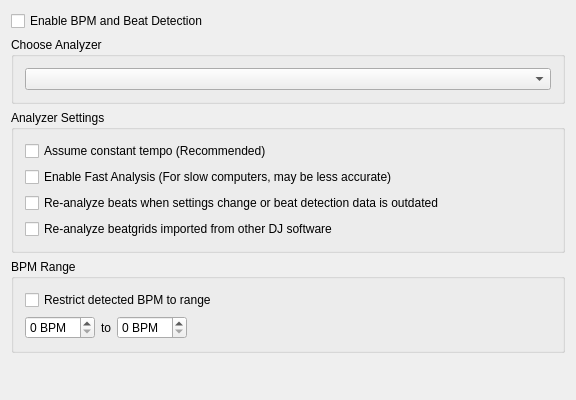
<?xml version="1.0" encoding="UTF-8"?>
<ui version="4.0">
 <class>DlgBeatsDlg</class>
 <widget class="QWidget" name="DlgBeatsDlg">
  <property name="geometry">
   <rect>
    <x>0</x>
    <y>0</y>
    <width>576</width>
    <height>400</height>
   </rect>
  </property>
  <property name="windowTitle">
   <string>Beat Detection Preferences</string>
  </property>
  <layout class="QGridLayout" name="gridLayout">
   <item row="0" column="0">
    <widget class="QCheckBox" name="checkBoxAnalyzerEnabled">
     <property name="toolTip">
      <string>When beat detection is enabled, Mixxx detects the beats per minute and beats of your tracks,
automatically shows a beat-grid for them, and allows you to synchronize tracks using their beat information.</string>
     </property>
     <property name="text">
      <string>Enable BPM and Beat Detection</string>
     </property>
    </widget>
   </item>
   <item row="5" column="0">
    <spacer name="verticalSpacer">
     <property name="orientation">
      <enum>Qt::Vertical</enum>
     </property>
     <property name="sizeHint" stdset="0">
      <size>
       <width>20</width>
       <height>40</height>
      </size>
     </property>
    </spacer>
   </item>
   <item row="3" column="0">
    <widget class="QGroupBox" name="groupBox_2">
     <property name="title">
      <string>Analyzer Settings</string>
     </property>
     <layout class="QVBoxLayout" name="verticalLayout">
      <item>
       <widget class="QCheckBox" name="checkBoxFixedTempo">
        <property name="toolTip">
         <string>Converts beats detected by the analyzer into a fixed-tempo beatgrid.
Use this setting if your tracks have a constant tempo (e.g. most electronic music).
Often results in higher quality beatgrids, but will not do well on tracks that have tempo shifts.</string>
        </property>
        <property name="text">
         <string>Assume constant tempo (Recommended)</string>
        </property>
       </widget>
      </item>
      <item>
       <widget class="QCheckBox" name="checkBoxFastAnalysis">
        <property name="toolTip">
         <string>Enable fast beat detection.
If activated Mixxx only analyzes the first minute of a track for beat information.
This can speed up beat detection on slower computers but may result in lower quality beatgrids.</string>
        </property>
        <property name="text">
         <string>Enable Fast Analysis (For slow computers, may be less accurate)</string>
        </property>
       </widget>
      </item>
      <item>
       <widget class="QCheckBox" name="checkBoxReanalyze">
        <property name="toolTip">
         <string>e.g. from 3rd-party programs or Mixxx versions before 1.11.
(Not checked: Analyze only, if no beats exist.)</string>
        </property>
        <property name="text">
         <string>Re-analyze beats when settings change or beat detection data is outdated</string>
        </property>
       </widget>
      </item>
      <item>
       <widget class="QCheckBox" name="checkBoxReanalyzeImported">
        <property name="text">
         <string>Re-analyze beatgrids imported from other DJ software</string>
        </property>
       </widget>
      </item>
     </layout>
    </widget>
   </item>
   <item row="4" column="0">
    <widget class="QGroupBox" name="groupBoxBpmRange">
     <property name="title">
      <string>BPM Range</string>
     </property>
     <layout class="QVBoxLayout" name="verticalLayoutBpmRange">
      <item>
       <widget class="QCheckBox" name="checkBoxBpmRange">
        <property name="toolTip">
         <string>Only detect tempos within this range. Tempos outside of the range are doubled or halved.
Use this if the analyzer detects half or double the tempo of many of your tracks, e.g. hardcore or drum and bass.
The maximum is always at least double the minimum, so that every tempo fits into the range.</string>
        </property>
        <property name="text">
         <string>Restrict detected BPM to range</string>
        </property>
       </widget>
      </item>
      <item>
       <layout class="QHBoxLayout" name="horizontalLayoutBpmRange">
        <item>
         <widget class="QSpinBox" name="spinBoxBpmRangeMin">
          <property name="toolTip">
           <string>Lowest tempo that can be detected.</string>
          </property>
          <property name="suffix">
           <string> BPM</string>
          </property>
         </widget>
        </item>
        <item>
         <widget class="QLabel" name="labelBpmRangeTo">
          <property name="text">
           <string>to</string>
          </property>
         </widget>
        </item>
        <item>
         <widget class="QSpinBox" name="spinBoxBpmRangeMax">
          <property name="toolTip">
           <string>Highest tempo that can be detected.</string>
          </property>
          <property name="suffix">
           <string> BPM</string>
          </property>
         </widget>
        </item>
        <item>
         <spacer name="horizontalSpacerBpmRange">
          <property name="orientation">
           <enum>Qt::Horizontal</enum>
          </property>
          <property name="sizeHint" stdset="0">
           <size>
            <width>40</width>
            <height>20</height>
           </size>
          </property>
         </spacer>
        </item>
       </layout>
      </item>
     </layout>
    </widget>
   </item>
   <item row="2" column="0">
    <widget class="QGroupBox" name="groupBox">
     <property name="title">
      <string>Choose Analyzer</string>
     </property>
     <property name="alignment">
      <set>Qt::AlignLeading|Qt::AlignLeft|Qt::AlignTop</set>
     </property>
     <layout class="QHBoxLayout" name="horizontalLayout">
      <item>
       <widget class="QComboBox" name="comboBoxBeatPlugin">
        <property name="minimumSize">
         <size>
          <width>200</width>
          <height>0</height>
         </size>
        </property>
        <property name="maximumSize">
         <size>
          <width>2600</width>
          <height>26</height>
         </size>
        </property>
        <property name="toolTip">
         <string>Choose between different algorithms to detect beats.</string>
        </property>
        <property name="layoutDirection">
         <enum>Qt::LeftToRight</enum>
        </property>
       </widget>
      </item>
     </layout>
    </widget>
   </item>
  </layout>
 </widget>
 <layoutdefault spacing="6" margin="11"/>
 <tabstops>
  <tabstop>checkBoxAnalyzerEnabled</tabstop>
  <tabstop>comboBoxBeatPlugin</tabstop>
  <tabstop>checkBoxFixedTempo</tabstop>
  <tabstop>checkBoxReanalyze</tabstop>
  <tabstop>checkBoxReanalyzeImported</tabstop>
  <tabstop>checkBoxBpmRange</tabstop>
  <tabstop>spinBoxBpmRangeMin</tabstop>
  <tabstop>spinBoxBpmRangeMax</tabstop>
 </tabstops>
 <resources/>
 <connections/>
</ui>
